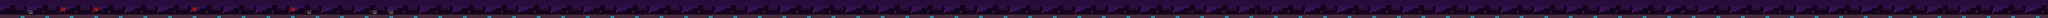

The image is a tile-based game level rendered from a .tmx file. Its description and source (layers, tilesets, objects; grid data summarised) follow:
An orthogonal 1000x9 tile map with 16x16 px tiles, 3 tile layers (Background, Floor, Obstacles), 3 tilesets and 15 objects.

<map version="1.2" tiledversion="1.3.3" orientation="orthogonal" renderorder="right-down" compressionlevel="0" width="1000" height="9" tilewidth="16" tileheight="16" infinite="0" nextlayerid="21" nextobjectid="62">
 <tileset firstgid="1" name="RooftopTIleset" tilewidth="16" tileheight="16" tilecount="16" columns="4">
  <image source="RooftopTIleset.png" width="64" height="64" />
 </tileset>
 <tileset firstgid="17" name="RooftopLevelObstacles" tilewidth="16" tileheight="16" tilecount="36" columns="6">
  <image source="RooftopLevelObstacles.png" width="96" height="96" />
 </tileset>
 <tileset firstgid="53" name="citybackground" tilewidth="16" tileheight="16" tilecount="144" columns="16">
  <image source="citybackground.png" width="256" height="144" />
 </tileset>
 <layer id="17" name="Background" width="1000" height="9">
  <data>[9000 cells, 9000 non-empty, 144 distinct tile ids]</data>
 </layer>
 <layer id="1" name="Floor" width="1000" height="9">
  <data>[9000 cells, 2000 non-empty, 4 distinct tile ids]</data>
 </layer>
 <layer id="16" name="Obstacles" width="1000" height="9">
  <data>[9000 cells, 554 non-empty, 16 distinct tile ids]</data>
 </layer>
 <objectgroup id="19" name="ObstacleObjects">
  <object id="54" x="3046.5" y="90.5" width="19" height="21" />
  <object id="55" x="2918" y="91" width="19" height="21" />
  <object id="56" x="2405" y="90" width="19" height="21" />
  <object id="57" x="230" y="91" width="19" height="21" />
  <object id="58" x="487" y="60" width="18" height="33.5" />
  <object id="59" x="742.5" y="59.75" width="18" height="33.5" />
  <object id="60" x="1511" y="58.25" width="18" height="33.5" />
  <object id="61" x="2279" y="59.25" width="18" height="33.5" />
 </objectgroup>
 <objectgroup id="20" name="EnemySpawns">
  <object id="47" x="608" y="112" />
  <object id="48" x="864" y="112" />
  <object id="49" x="1248" y="112" />
  <object id="50" x="1376" y="112" />
  <object id="51" x="1632" y="112" />
  <object id="52" x="1760" y="112" />
  <object id="53" x="1888" y="112" />
 </objectgroup>
</map>
